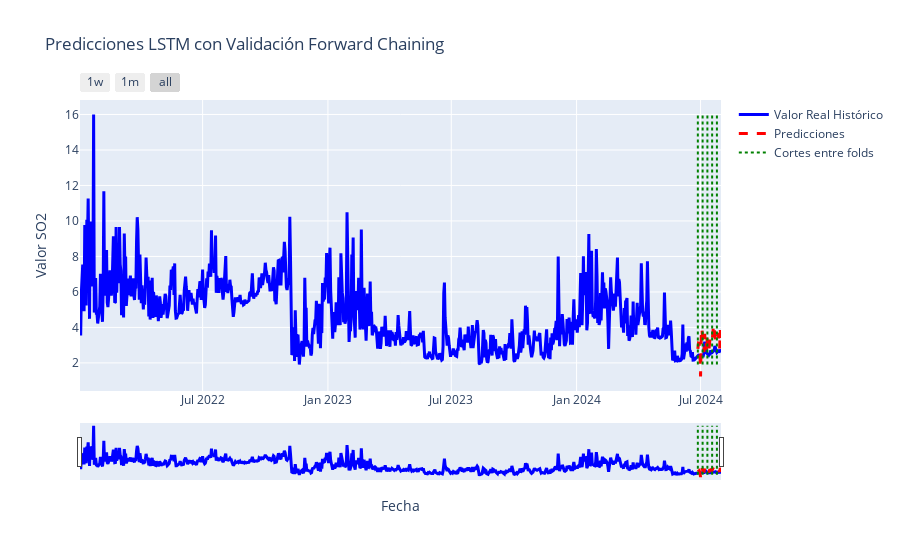

Write notebook code for a chart like this one.
### Markdown cell above
### Time series predictions

### Code cell
plot_time_series_with_predictions(
    historical_real_values = historical_real_values,
    historical_predictions = historical_predictions,
    cutoff_dates = cutoff_dates,
    historical_series = daily_Monterrey_so2['SO2']
)

### Figure 1 — Plotly figure (JSON) as saved in the notebook; plotly's stock layout.template omitted (floating-point values rounded to 4 significant figures; data arrays with more than 128 entries replaced by an {"elided": "..."} marker saying what was removed)
{"data": [{"line": {"color": "blue", "width": 3}, "mode": "lines", "name": "Valor Real Histórico", "type": "scatter", "x": {"elided": "942 str values"}, "y": {"elided": "942 float values"}}, {"line": {"color": "red", "dash": "dash", "width": 3}, "mode": "lines", "name": "Predicciones", "type": "scatter", "x": {"elided": "942 str values"}, "y": {"elided": "942 float values"}}, {"line": {"color": "green", "dash": "dot", "width": 2}, "mode": "lines", "name": "Cortes entre folds", "showlegend": true, "type": "scatter", "x": ["2024-06-27T00:00:00", "2024-06-27T00:00:00"], "y": [1.909, 16.0]}, {"line": {"color": "green", "dash": "dot", "width": 2}, "mode": "lines", "showlegend": false, "type": "scatter", "x": ["2024-07-04T00:00:00", "2024-07-04T00:00:00"], "y": [1.909, 16.0]}, {"line": {"color": "green", "dash": "dot", "width": 2}, "mode": "lines", "showlegend": false, "type": "scatter", "x": ["2024-07-11T00:00:00", "2024-07-11T00:00:00"], "y": [1.909, 16.0]}, {"line": {"color": "green", "dash": "dot", "width": 2}, "mode": "lines", "showlegend": false, "type": "scatter", "x": ["2024-07-18T00:00:00", "2024-07-18T00:00:00"], "y": [1.909, 16.0]}, {"line": {"color": "green", "dash": "dot", "width": 2}, "mode": "lines", "showlegend": false, "type": "scatter", "x": ["2024-07-25T00:00:00", "2024-07-25T00:00:00"], "y": [1.909, 16.0]}], "layout": {"title": {"text": "Predicciones LSTM con Validación Forward Chaining"}, "xaxis": {"rangeselector": {"buttons": [{"count": 7, "label": "1w", "step": "day", "stepmode": "backward"}, {"count": 1, "label": "1m", "step": "month", "stepmode": "backward"}, {"step": "all"}]}, "rangeslider": {"visible": true}, "title": {"text": "Fecha"}}, "yaxis": {"title": {"text": "Valor SO2"}}}}
